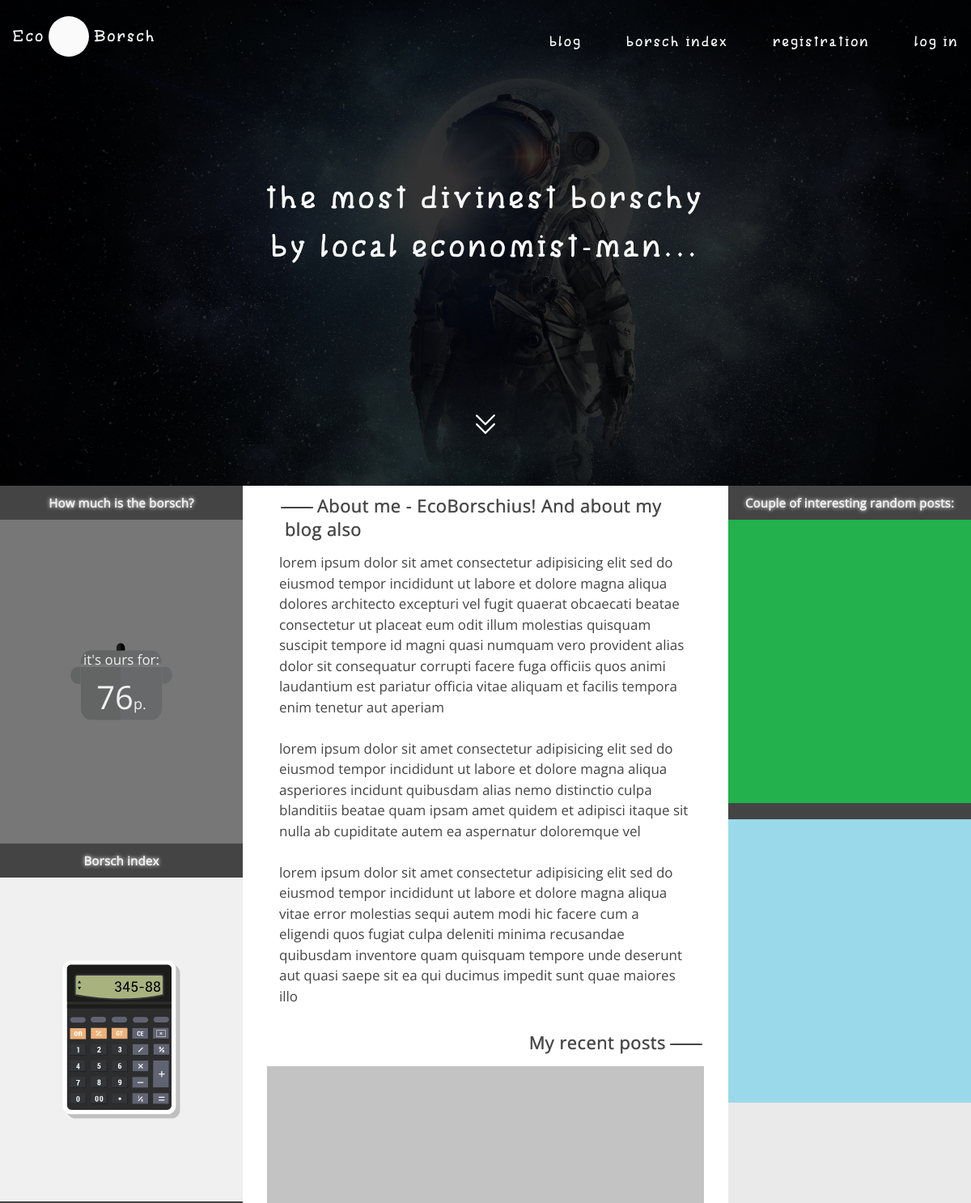
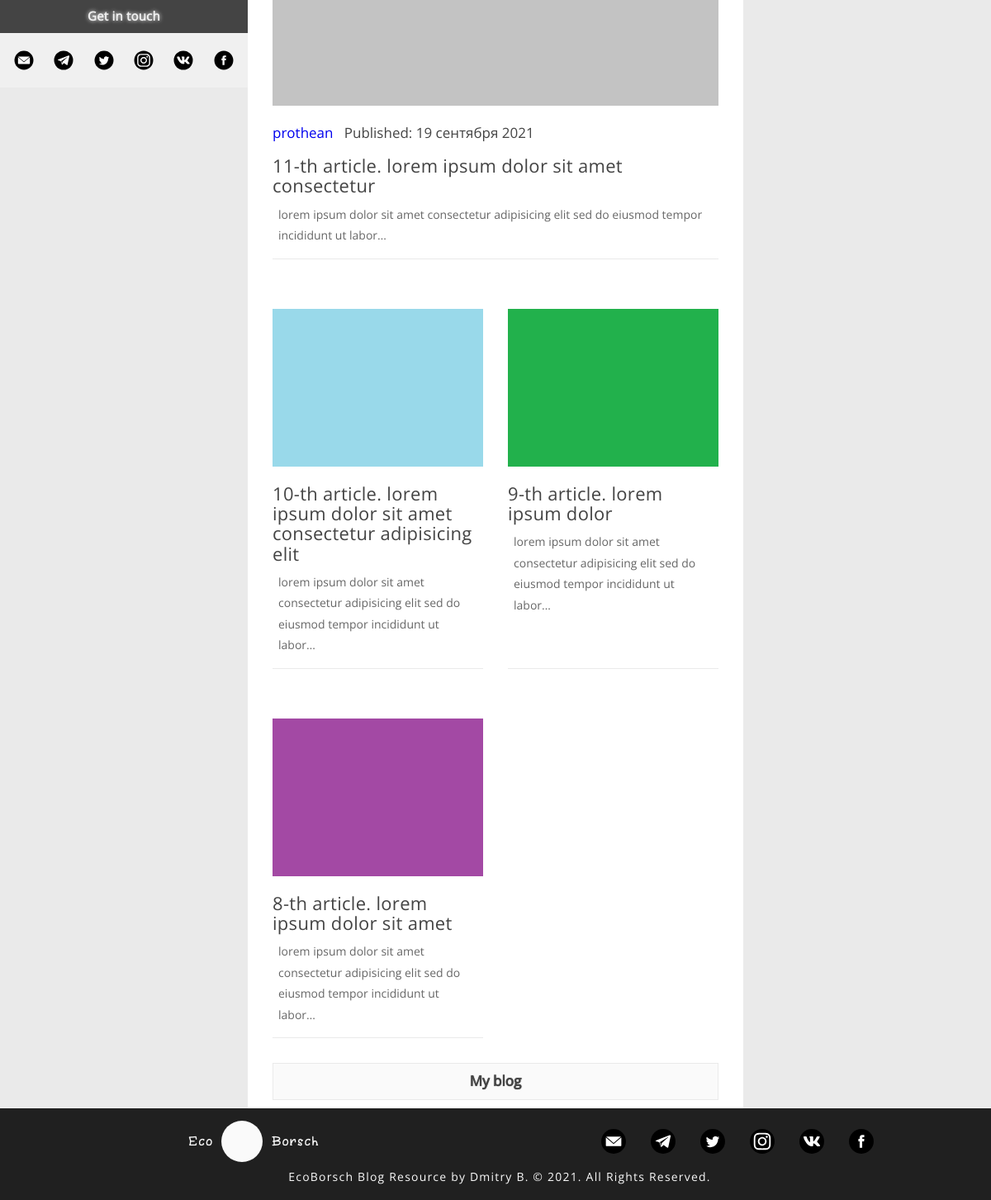
The page / on the database its author committed (2 pictures, top to bottom).
### mainblog/models.py (models this page shows, shortened)
class Articles(models.Model):
    title = models.CharField('Название статьи', max_length=100, unique=True)
    text = models.TextField('Основной текст статьи')
    date = models.DateTimeField('Дата публикации', default=timezone.now)
    author = models.ForeignKey(User, verbose_name='Автор', on_delete=models.CASCADE)
    img = models.ImageField(null=True, blank=True, default='default_article_pixel.jpg', verbose_name='Изображение заголовка статьи', upload_to='article_img')
    class Meta:                             #                             в админке
        verbose_name = 'Пост'             #
        verbose_name_plural = 'Посты'      #

### mainblog/views.py (the view)
# urls.py: path('', views.AllArticles.as_view(), name = 'home'),
class AllArticles(ListView):
    model = Articles
    template_name = 'mainblog/home.html'
    context_object_name = 'articles'
    ordering = ['-date']
    paginate_by = 4
    def get_context_data(self, **kwargs):
        ctx = super(AllArticles, self).get_context_data(**kwargs)
        ctx['title'] = 'Главная страница сайта'
        ctx['last_post'] = Articles.objects.latest('date')
        ctx['rand_post'] = Articles.objects.all()[
            randint((Articles.objects.count() // 2) + 1, Articles.objects.count() - 2)]
        ctx['rand_post_2'] = Articles.objects.all()[randint(0, (Articles.objects.count() // 2))]
        ctx['default_image'] = 'default_article_pixel.jpg'
        ctx['goviadina'] = 90
        ctx['kapusta'] = 65
        ctx['svekla'] = 90
        ctx['kartoshka'] = 90
        ctx['morkov'] = 25
        ctx['luk'] = 45
        ctx['tomaty'] = 25
        ctx['perec'] = 3
        ctx['sol'] = 1
        ctx['smetana'] = 15
        ctx['borsch'] = ProductsBorsch.objects.order_by('-grammovka')
        return ctx

### mainblog/templates/mainblog/home.html (shortened to what this page needs)
{% load static %}
{% block header %}
<header class="header">
                <div class="fullscreen">
                    <div class="fullscreen__body">
                        <div class="header__container container">
                            <div class="header__row">
                                <div class="header__column">
                                    <div class="header__item">
                                        <div class="header__logo">
                                            <a href="{% url 'home' %}" class="header__logo-item link logo-item">
                                                <p class="logo-item__text">eco</p>
                                                <div class="logo-item__picture">
                                                </div>
                                                <p class="logo-item__text">borsch</p>
                                            </a>
                                        </div>
                                    </div>
                                </div>
                                <div class="header__column">
                                    <div class="header__item">
                                        <ul class="header__menu">
                                            {% if not user.is_authenticated %}
                                                <li><a href="{% url 'user_articles' 'prothean' %}" class="header__link link">blog</a></li>
                                                <li><a href="{% url 'all_products' %}" class="header__link link">borsch index</a></li>
                                                <li><a href="{% url 'registration' %}" class="header__link link">registration</a></li>
                                                <li><a href="{% url 'user' %}" class="header__link link">log in</a></li>
                                            {% endif %}
                                        </ul>
                                    </div>
                                </div>
                            </div>
                            <div class="header__row">
                                <div class="header__big-text">
                                    <p>the most divinest borschy</p>
                                    <p>by local economist-man...</p>
                                </div>
                            </div>
                            <div class="blog__arrow">
                                <a href="#articles"><img src={% static "mainblog/pictures/icons/white-down-arrow.svg" %} alt="down-arrow" title="Go to my recent posts"></a>
                            </div>
                        </div>
                    </div>
                    <picture class="fullscreen__image">
                        <img src={% static "mainblog/pictures/background/header_background.jpg" %} alt="background">
                    </picture>
                </div>
            </header>
{% endblock %}
{% block content %}
<aside class="sidebar sidebar_left">
    <div class="sidebar__borsch-price sidebar-left-container">
        <div class="sidebar__header sidebar__header_left">
            <h3>How much is the borsch?</h3>
        </div>
        <div class="sidebar__borsch-card">
            <div class="sidebar__borsch-front">
                <div class="sidebar__borsch-front-item">
                    <div class="sidebar__borsch-front-text-container">
                        <div class="sidebar__borsch-front-text">
                            <p>it's ours for: </p>
                            <div>
                                <span>
                                    <span>р.</span>
                                </span>
                            </div>
                        </div>
                    </div>
                    <div class="sidebar__image">
                        <img src={% static "mainblog/pictures/background/borsch.svg" %} alt="">
                    </div>
                </div>
            </div>
            <div class="sidebar__borsch-back">
                <div class="sidebar__borsch-back-item">
                    <div class="sidebar__borsch-back-text-container">
                        {% for product in borsch %}
                        {% load mathfilters %}
                        <div>
                        </div>
                        {% endfor %}
                    </div>
                    <div class="sidebar__image">
                    </div>
                </div>
            </div>
        </div>
    </div>
    <div class="sidebar__graph sidebar-left-container">
        <div class="sidebar__header sidebar__header_left">
            <h3>Borsch index</h3>
        </div>
        <div class="sidebar__graph-card">
            <div class="sidebar__graph-card-front">
                <div class="sidebar__image">
                    <img src={% static "mainblog/pictures/calc.svg" %} alt="calc">
                </div>
            </div>
            <div class="sidebar__graph-card-back">
                <div class="sidebar__graph-back-text-container">
                    <div class="div">
                    </div>
                </div>
                <div class="sidebar__image">
                </div>
            </div>
        </div>
    </div>
    <div class="sidebar__follow sidebar-left-container">
        <div class="sidebar__header sidebar__header_left">
            <h3>Get in touch</h3>
        </div>
        <div class="sidebar__social">
            <a href="#" class="sidebar__link"><img src={% static "mainblog/pictures/icons/social/google-icon.svg" %} alt="google"></a>
            <a href="#" class="sidebar__link"><img src={% static "mainblog/pictures/icons/social/telegram-icon.svg" %} alt="telegram"></a>
            <a href="#" class="sidebar__link"><img src={% static "mainblog/pictures/icons/social/twitter-icon.svg" %} alt="twitter"></a>
            <a href="#" class="sidebar__link"><img src={% static "mainblog/pictures/icons/social/instagram-icon.svg" %} alt="instagram"></a>
            <a href="#" class="sidebar__link"><img src={% static "mainblog/pictures/icons/social/vk-icon.svg" %} alt="vk"></a>
            <a href="#" class="sidebar__link"><img src={% static "mainblog/pictures/icons/social/facebook-icon.svg" %} alt="facebook"></a>
        </div>
    </div>
</aside>
<aside class="sidebar sidebar_right">
    <div class="sidebar__header sidebar__header_right">
        <h3>Couple of interesting random posts:</h3>
    </div>
    <div class="sidebar__items">
        <div class="sidebar__random-post-card">
            <div class="sidebar__random-post-front">
                <a href="{% url 'article_detail' rand_post.id %}" class="sidebar__image">
                    <img src="{{ rand_post.img.url }}" alt="">
                </a>
            </div>
            <div class="sidebar__random-post-back">
                <div class="sidebar__random-post-back-text-container">
                    <div class="sidebar__random-post-name">{{ rand_post.title }}</div>
                    <div class="sidebar__random-post-description">{{ rand_post.text|striptags|truncatechars:100 }}</div>
                </div>
                <a href="{% url 'article_detail' rand_post.id %}" class="sidebar__image">
                </a>
            </div>
        </div>
        <div class="sidebar__random-post-card">
            <div class="sidebar__random-post-front">
                <a href="{% url 'article_detail' rand_post_2.id %}" class="sidebar__image">
                    <img src="{{ rand_post_2.img.url }}" alt="">
                </a>
            </div>
            <div class="sidebar__random-post-back">
                <div class="sidebar__random-post-back-text-container">
                    <div class="sidebar__random-post-name">{{ rand_post_2.title }}</div>
                    <div class="sidebar__random-post-description">{{ rand_post_2.text|striptags|truncatechars:100 }}</div>
                </div>
                <a href="{% url 'article_detail' rand_post_2.id %}" class="sidebar__image">
                </a>
            </div>
        </div>
    </div>
</aside>
<section class="content">
    <section class="content__info">
        <h2>About me - EcoBorschius! And about my blog also</h2>
        <p>{% lorem 66 w %}</p>
        <br>
        <p>{% lorem 44 w %}</p>
        <br>
        <p>{% lorem 55 w %}</p>
    </section>
    <section class="content__articles articles">
        <h2>My recent posts</h2>
        <div class="articles__last-article">
            {% for post in articles %}
                {% if post == last_post %}
                    <div class="articles__item articles__item_big">
                        {% if post.img %}
                            {% if post.img == default_image %}
                                <span>There is no image</span>
                            {% else %}
                                <div class="articles__last-image">
                                    <a href="{% url 'article_detail' post.id %}"><img src="{{ post.img.url }}" alt=""></a>
                                </div>
                            {% endif %}
                        {% endif %}
                        {% if post.author %}
                        <div class="articles__last-author">
                            <a href="{% url 'user_articles' post.author %}">{{ post.author }}</a> &nbsp Published: {{ post.date|date:"d E Y" }}
                        </div>
                        {% endif %}
                        <a href="{% url 'article_detail' post.id %}" class="articles__name">{{ post.title }}</a>
                        <div class="articles__description">{{ post.text|striptags|truncatechars:100 }}</div>
                    </div>
                {% endif %}
            {% endfor %}
        </div>
        <div class="articles__items">
            {% for post in articles %}
                {% if post != last_post %}
                    <div class="articles__item">
                        {% if post.img %}
                            {% if post.img == default_image %}
                                <span>There is no image</span>
                            {% else %}
                                <a href="{% url 'article_detail' post.id %}" class="articles__image ">
                                    <img src="{{ post.img.url }}" alt="">
                                </a>
                            {% endif %}
                        {% endif %}
                        <a href="{% url 'article_detail' post.id %}" class="articles__name">{{ post.title }}</a>
                        <p href="{% url 'article_detail' post.id %}" class="articles__description">{{ post.text|striptags|truncatechars:100 }}</p>
                    </div>
                {% endif %}
            {% endfor %}
        </div>
        <div class="articles__button">
            <a href="{% url 'user_articles' 'prothean' %}" class="button articles__blog-button">My blog</a>
        </div>
    </section>
</section>
{% endblock %}

### rows shown on the page
Articles: img (placeholder picture), title "9-th article. lorem ipsum dolor", text "lorem ipsum dolor sit amet consectetur adipisicing elit sed do eiusmod tempor incididunt ut labor…"
Articles: img (placeholder picture)
Articles: img (placeholder picture), author "prothean", date "19 сентября 2021", title "11-th article. lorem ipsum dolor sit amet consectetur", text "lorem ipsum dolor sit amet consectetur adipisicing elit sed do eiusmod tempor incididunt ut labor…"
Articles: img (placeholder picture), title "10-th article. lorem ipsum dolor sit amet consectetur adipisicing elit", text "lorem ipsum dolor sit amet consectetur adipisicing elit sed do eiusmod tempor incididunt ut labor…"
Articles: img (placeholder picture), title "8-th article. lorem ipsum dolor sit amet", text "lorem ipsum dolor sit amet consectetur adipisicing elit sed do eiusmod tempor incididunt ut labor…"
